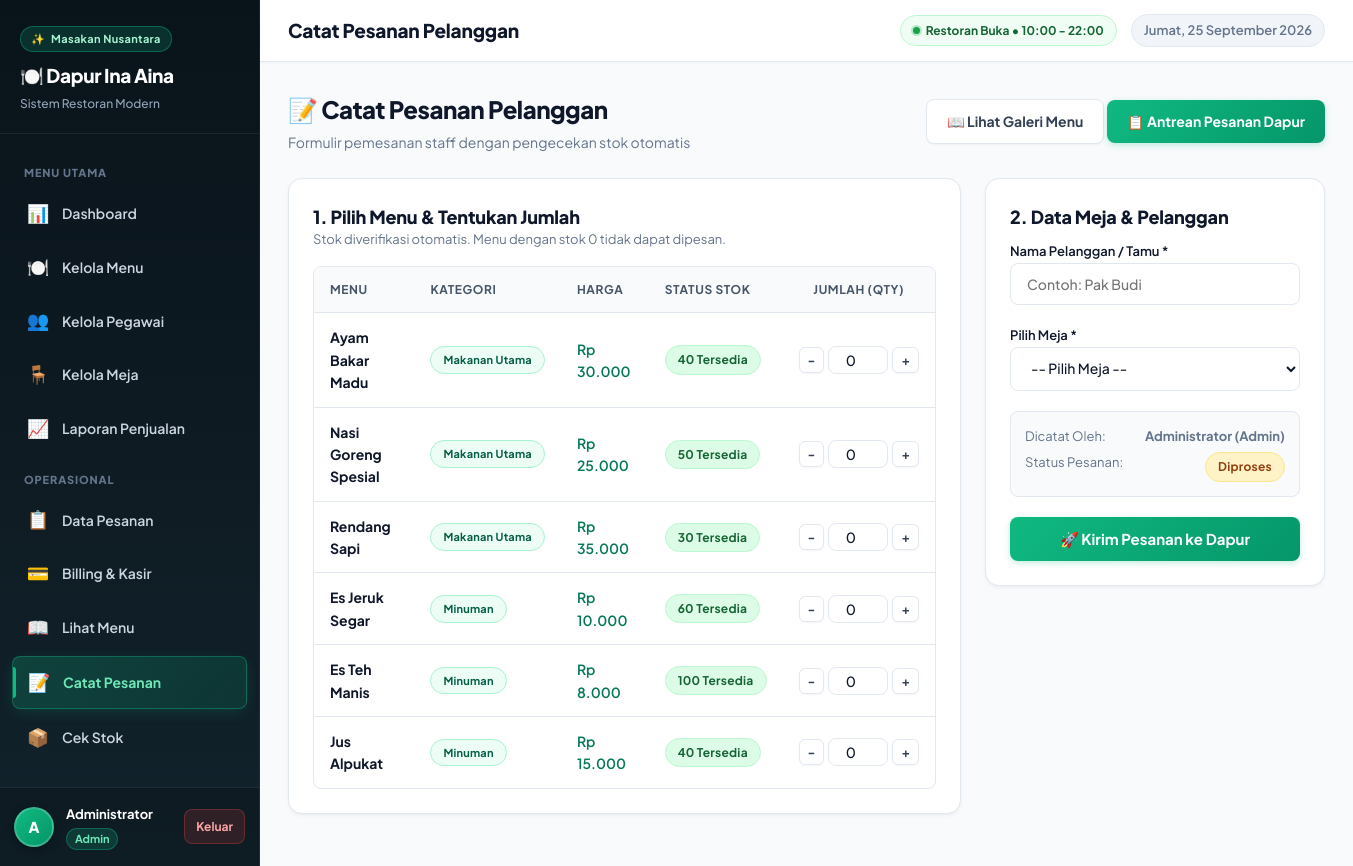
Screenshot of /catat_pesanan.php (signed in) with the database file from the repository.
### tables this page shows
CREATE TABLE IF NOT EXISTS produk (
  id INT UNSIGNED AUTO_INCREMENT PRIMARY KEY,
  nama VARCHAR(100) NOT NULL,
  harga DECIMAL(10,2) NOT NULL,
  stok INT UNSIGNED NOT NULL DEFAULT 0,
  id_kategori INT UNSIGNED NOT NULL,
  gambar VARCHAR(255) NULL,
  aktif TINYINT(1) NOT NULL DEFAULT 1,
  CONSTRAINT fk_produk_kategori
    FOREIGN KEY (id_kategori) REFERENCES kategori(id)
    ON UPDATE CASCADE ON DELETE RESTRICT
);

CREATE TABLE IF NOT EXISTS kategori (
  id INT UNSIGNED AUTO_INCREMENT PRIMARY KEY,
  nama_kategori VARCHAR(30) NOT NULL
);

### includes/auth.php (called while the page is built, shortened)
<?php
function user(): array
{
    return [
        'id' => $_SESSION['user_id'] ?? 0,
        'username' => $_SESSION['username'] ?? '',
        'nama_lengkap' => $_SESSION['nama_lengkap'] ?? '',
        'role' => $_SESSION['role'] ?? '',
    ];
}

### catat_pesanan.php (the view, shortened to what this page needs)
<?php
require_once __DIR__ . '/includes/auth.php';
$pdo = get_koneksi();
$daftar_produk = [];
try {
    $stmtP = $pdo->query("
        SELECT pr.*, k.nama_kategori
        FROM produk pr
        JOIN kategori k ON pr.id_kategori = k.id
        WHERE pr.aktif = 1
        ORDER BY k.nama_kategori ASC, pr.nama ASC
    ");
    $daftar_produk = $stmtP->fetchAll();
} catch (PDOException $e) {}
$preselected_id = (int)($_GET['tambah_id'] ?? 0);
require_once __DIR__ . '/includes/header.php';
?>
<div class="page-header" style="display:flex; justify-content:space-between; align-items:center; flex-wrap:wrap; gap:12px;">
    <div>
        <h1 class="page-title">📝 Catat Pesanan Pelanggan</h1>
        <p class="text-muted">Formulir pemesanan staff dengan pengecekan stok otomatis</p>
    </div>
    <div>
        <a href="menu_view.php" class="btn btn-secondary">
            📖 Lihat Galeri Menu
        </a>
        <a href="pesanan.php" class="btn btn-primary">
            📋 Antrean Pesanan Dapur
        </a>
    </div>
</div>
<form method="POST" action="catat_pesanan.php" id="formPesanan">
    <div style="display:grid; grid-template-columns: 1fr 340px; gap: 24px; align-items: start;">
        <div class="card">
            <h3 class="card-title">1. Pilih Menu & Tentukan Jumlah</h3>
            <p class="text-muted" style="margin-top:-8px; margin-bottom:16px; font-size:13px;">
                Stok diverifikasi otomatis. Menu dengan stok 0 tidak dapat dipesan.
            </p>
            <div class="table-responsive">
                <table class="table" style="vertical-align: middle;">
                    <thead>
                        <tr>
                            <th>Menu</th>
                            <th>Kategori</th>
                            <th>Harga</th>
                            <th>Status Stok</th>
                            <th style="width: 130px; text-align: center;">Jumlah (Qty)</th>
                        </tr>
                    </thead>
                    <tbody>
                        <?php
                        foreach ($daftar_produk as $prod):
                            $isHabis = ($prod['stok'] <= 0);
                            $isSelected = ($prod['id'] == $preselected_id);
                        ?>
                        <tr style="<?= $isHabis ? 'opacity: 0.5; background: #f8fafc;' : '' ?> <?= $isSelected ? 'background: #fefce8;' : '' ?>">
                            <td>
                                <strong><?= htmlspecialchars($prod['nama']) ?></strong>
                            </td>
                            <td>
                                <span class="badge badge-info" style="font-size: 11px;">
                                    <?= htmlspecialchars($prod['nama_kategori']) ?>
                                </span>
                            </td>
                            <td style="font-weight: 600; color: #047857;">
                                Rp <?= number_format($prod['harga'], 0, ',', '.') ?>
                            </td>
                            <td>
                                <?php if ($prod['stok'] <= 0): ?>
                                    <span class="badge badge-danger">Habis (0)</span>
                                <?php elseif ($prod['stok'] <= 5): ?>
                                    <span class="badge badge-warning">Sisa <?= $prod['stok'] ?></span>
                                <?php else: ?>
                                    <span class="badge badge-success"><?= $prod['stok'] ?> Tersedia</span>
                                <?php endif; ?>
                            </td>
                            <td style="text-align: center;">
                                <?php if ($isHabis): ?>
                                    <span class="text-muted" style="font-size:12px; font-weight:bold;">Tidak Tersedia</span>
                                <?php else: ?>
                                    <div style="display:flex; align-items:center; justify-content:center; gap:4px;">
                                        <button type="button" class="btn btn-sm btn-secondary" style="padding: 4px 8px;" onclick="ubahQty(<?= $prod['id'] ?>, -1)">-</button>
                                        <input type="number"
                                               name="items[<?= $prod['id'] ?>]"
                                               id="qty_<?= $prod['id'] ?>"
                                               value="<?= $isSelected ? 1 : 0 ?>"
                                               min="0"
                                               max="<?= $prod['stok'] ?>"
                                               class="form-control"
                                               style="width: 60px; text-align: center; padding: 4px;"
                                               onchange="hitungTotal()">
                                        <button type="button" class="btn btn-sm btn-secondary" style="padding: 4px 8px;" onclick="ubahQty(<?= $prod['id'] ?>, 1, <?= $prod['stok'] ?>)">+</button>
                                    </div>
                                <?php endif; ?>
                            </td>
                        </tr>
                        <?php endforeach; ?>
                    </tbody>
                </table>
            </div>
        </div>
        <div class="card" style="position: sticky; top: 20px;">
            <h3 class="card-title">2. Data Meja & Pelanggan</h3>
            <div class="form-group" style="margin-bottom: 16px;">
                <label for="nama_pelanggan" style="font-weight: 600; font-size: 13px;">Nama Pelanggan / Tamu *</label>
                <input type="text" name="nama_pelanggan" id="nama_pelanggan" class="form-control" placeholder="Contoh: Pak Budi" required>
            </div>
            <div class="form-group" style="margin-bottom: 20px;">
                <label for="id_meja" style="font-weight: 600; font-size: 13px;">Pilih Meja *</label>
                <select name="id_meja" id="id_meja" class="form-control" required>
                    <option value="">-- Pilih Meja --</option>
                </select>
            </div>
            <div style="background: #f8fafc; border: 1px solid #e2e8f0; border-radius: 8px; padding: 14px; margin-bottom: 20px;">
                <div style="display:flex; justify-content:space-between; margin-bottom:6px; font-size:13px; color:#64748b;">
                    <span>Dicatat Oleh:</span>
                    <strong><?= htmlspecialchars($currentUser['nama_lengkap']) ?> (<?= ucfirst($currentUser['role']) ?>)</strong>
                </div>
                <div style="display:flex; justify-content:space-between; font-size:13px; color:#64748b;">
                    <span>Status Pesanan:</span>
                    <span class="badge badge-warning">Diproses</span>
                </div>
            </div>
            <button type="submit" name="simpan_pesanan" class="btn btn-primary" style="width: 100%; padding: 12px; font-size: 15px; font-weight: 700;">
                🚀 Kirim Pesanan ke Dapur
            </button>
        </div>
    </div>
</form>
<?php require_once __DIR__ . '/includes/footer.php'; ?>

### rows the page displays
produk: nama "Ayam Bakar Madu", id_kategori.nama_kategori "Makanan Utama", harga "30.000", stok "40", id+stok "0"
produk: nama "Nasi Goreng Spesial", id_kategori.nama_kategori "Makanan Utama", harga "25.000", stok "50", id+stok "0"
produk: nama "Rendang Sapi", id_kategori.nama_kategori "Makanan Utama", harga "35.000", stok "30", id+stok "0"
produk: nama "Es Jeruk Segar", id_kategori.nama_kategori "Minuman", harga "10.000", stok "60", id+stok "0"
produk: nama "Es Teh Manis", id_kategori.nama_kategori "Minuman", harga "8.000", stok "100", id+stok "0"
produk: nama "Jus Alpukat", id_kategori.nama_kategori "Minuman", harga "15.000", stok "40", id+stok "0"

### other values shown
$item['label'] "MENU UTAMA"
$item['icon'] "📊"
$item['text'] "Dashboard"
$item['icon'] "🍽️"
$item['text'] "Kelola Menu"
$item['icon'] "👥"
$item['text'] "Kelola Pegawai"
$item['icon'] "🪑"
$item['text'] "Kelola Meja"
$item['icon'] "📈"
$item['text'] "Laporan Penjualan"
$item['label'] "OPERASIONAL"
$item['icon'] "📋"
$item['text'] "Data Pesanan"
$item['icon'] "💳"
